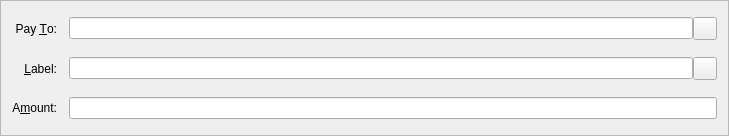
<?xml version="1.0" encoding="UTF-8"?>
<ui version="4.0">
 <class>SendCoinsEntry</class>
 <widget class="QFrame" name="SendCoinsEntry">
  <property name="geometry">
   <rect>
    <x>0</x>
    <y>0</y>
    <width>729</width>
    <height>136</height>
   </rect>
  </property>
  <property name="windowTitle">
   <string>Form</string>
  </property>
  <property name="frameShape">
   <enum>QFrame::StyledPanel</enum>
  </property>
  <property name="frameShadow">
   <enum>QFrame::Sunken</enum>
  </property>
  <layout class="QGridLayout" name="gridLayout">
   <property name="spacing">
    <number>12</number>
   </property>
   <item row="5" column="0">
    <widget class="QLabel" name="label">
     <property name="text">
      <string>A&amp;mount:</string>
     </property>
     <property name="alignment">
      <set>Qt::AlignRight|Qt::AlignTrailing|Qt::AlignVCenter</set>
     </property>
     <property name="buddy">
      <cstring>payAmount</cstring>
     </property>
    </widget>
   </item>

   <item row="3" column="0">
    <widget class="QLabel" name="label_2">
     <property name="text">
      <string>Pay &amp;To:</string>
     </property>
     <property name="alignment">
      <set>Qt::AlignRight|Qt::AlignTrailing|Qt::AlignVCenter</set>
     </property>
     <property name="buddy">
      <cstring>payTo</cstring>
     </property>
    </widget>
   </item>
   <item row="5" column="1">
    <widget class="AbcmintAmountField" name="payAmount"/>
   </item>
   <item row="4" column="0">
    <widget class="QLabel" name="label_4">
     <property name="text">
      <string>&amp;Label:</string>
     </property>
     <property name="alignment">
      <set>Qt::AlignRight|Qt::AlignTrailing|Qt::AlignVCenter</set>
     </property>
     <property name="buddy">
      <cstring>addAsLabel</cstring>
     </property>
    </widget>
   </item>
   <item row="3" column="1">
    <layout class="QHBoxLayout" name="payToLayout">
     <property name="spacing">
      <number>0</number>
     </property>
     <item>
      <widget class="QValidatedLineEdit" name="payTo">
       <property name="maxLength">
        <number>50</number>
       </property>
      </widget>
     </item>
     <item>
      <widget class="QToolButton" name="addressBookButton">
       <property name="toolTip">
        <string>Choose address from address book</string>
       </property>
       <property name="text">
        <string/>
       </property>
       <property name="icon">
        <iconset resource="../raqcoin.qrc">
         <normaloff>:/icons/address-book</normaloff>:/icons/address-book</iconset>
       </property>
       <property name="shortcut">
        <string>Alt+A</string>
       </property>
      </widget>
     </item>
    </layout>
   </item>
   <item row="4" column="1">
   <layout class="QHBoxLayout">
     <property name="spacing">
      <number>0</number>
     </property>
   <item>
    <widget class="QValidatedLineEdit" name="addAsLabel">
    </widget>
    </item>
    <item>
      <widget class="QToolButton" name="deleteButton">
       <property name="toolTip">
        <string>Remove this recipient</string>
       </property>
       <property name="text">
        <string/>
       </property>
       <property name="icon">
        <iconset resource="../raqcoin.qrc">
         <normaloff>:/icons/remove</normaloff>:/icons/remove</iconset>
       </property>
      </widget>
     </item>
     </layout>
   </item>
  </layout>
 </widget>
 <customwidgets>
  <customwidget>
   <class>AbcmintAmountField</class>
   <extends>QLineEdit</extends>
   <header>raqcoinamountfield.h</header>
   <container>1</container>
  </customwidget>
  <customwidget>
   <class>QValidatedLineEdit</class>
   <extends>QLineEdit</extends>
   <header>qvalidatedlineedit.h</header>
  </customwidget>
 </customwidgets>
 <resources>
  <include location="../raqcoin.qrc"/>
 </resources>
 <connections/>
</ui>
